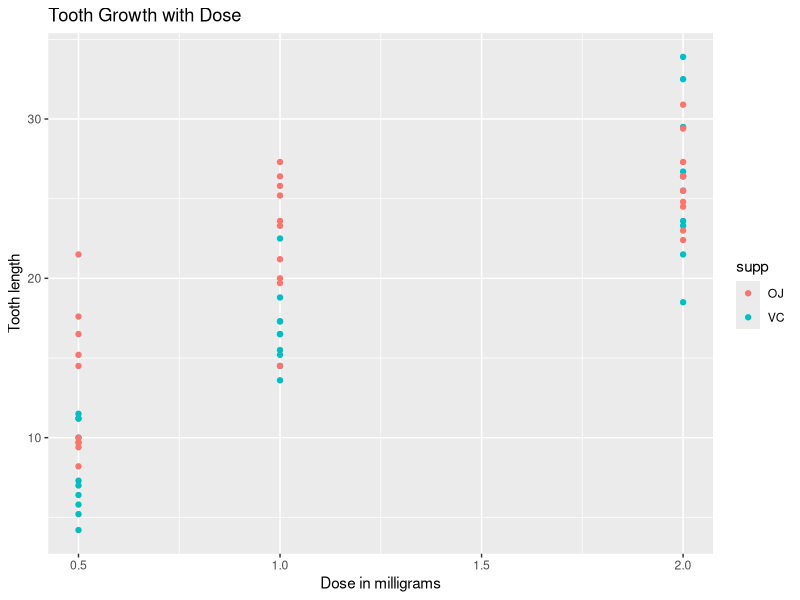
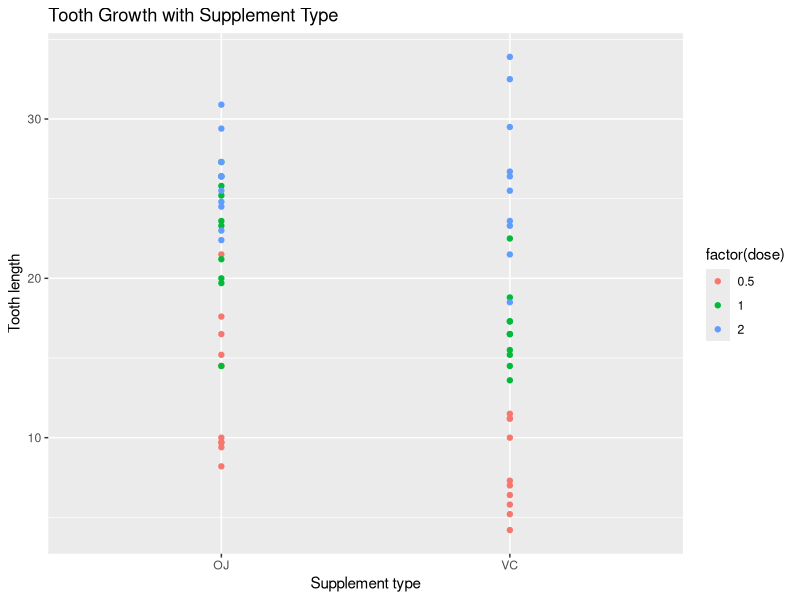

Here is the R script that generated these plots, in order: (Note: this script raises an error after producing the figures.)
## ---- chunk 1
library(ggplot2)
data <- ToothGrowth
summary(data)
## ---- chunk 2
table(data$dose)
## ---- chunk 3
table(data[data$supp == "OJ","dose"])
## ---- chunk 4
table(data[data$supp == "VC","dose"])
## ---- chunk 5
qplot(dose, len, data = data, colour = supp, main = "Tooth Growth with Dose",
xlab = "Dose in milligrams", ylab = "Tooth length")
## ---- chunk 6
qplot(supp, len, data = data, colour = factor(dose),
main = "Tooth Growth with Supplement Type",
xlab = "Supplement type", ylab = "Tooth length")
## ---- chunk 7
t1 <- t.test(len ~ supp, paired=F, var.equal = T, data = data)
t1
## ---- chunk 8
dose_1 <- subset(data, data$dose == 0.5)
dose_2 <- subset(data, data$dose == 1)
dose_3 <- subset(data, data$dose == 2)
## ---- chunk 9
t2 <- t.test(dose_1$len, dose_2$len, paired=F, var.equal = T)
t2
## ---- chunk 10
t3 <- t.test(dose_2$len, dose_3$len, paired=F, var.equal = T)
t3
## ---- chunk 11
t4 <- t.test(len ~ supp, paired=F, var.equal = T, data = dose_1)
t4
## ---- chunk 12
t5 <- t.test(len ~ supp, paired=F, var.equal = T, data = dose_2)
t5
## ---- chunk 13
t6 <- t.test(len ~ supp, paired=F, var.equal = T, data = dose_3)
t6
